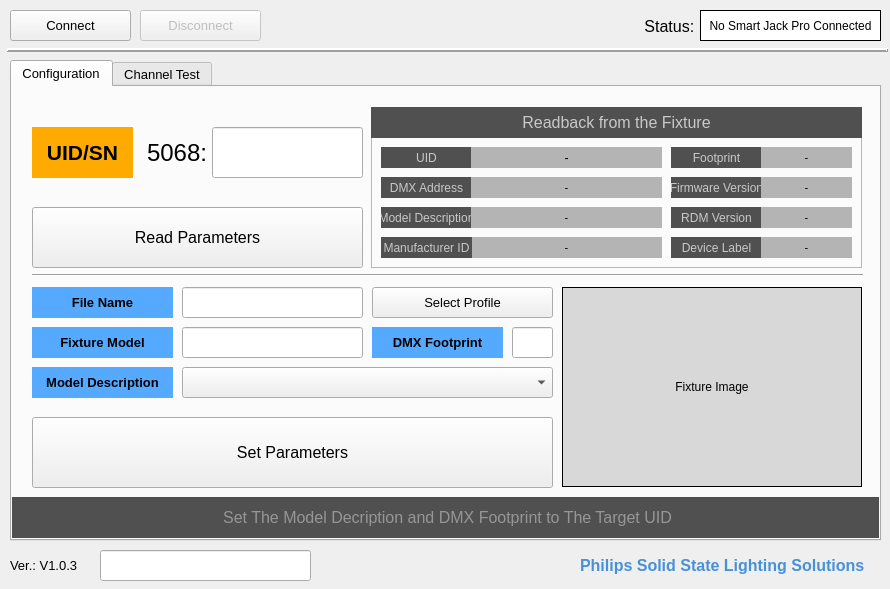
<?xml version="1.0" encoding="UTF-8"?>
<ui version="4.0">
 <class>MainWindow</class>
 <widget class="QMainWindow" name="MainWindow">
  <property name="geometry">
   <rect>
    <x>0</x>
    <y>0</y>
    <width>890</width>
    <height>589</height>
   </rect>
  </property>
  <property name="sizePolicy">
   <sizepolicy hsizetype="Fixed" vsizetype="Fixed">
    <horstretch>0</horstretch>
    <verstretch>0</verstretch>
   </sizepolicy>
  </property>
  <property name="minimumSize">
   <size>
    <width>0</width>
    <height>0</height>
   </size>
  </property>
  <property name="maximumSize">
   <size>
    <width>890</width>
    <height>589</height>
   </size>
  </property>
  <property name="windowTitle">
   <string>Vaya on Site</string>
  </property>
  <property name="windowIcon">
   <iconset>
    <normaloff>../../../../../../Pictures/CK.ico</normaloff>../../../../../../Pictures/CK.ico</iconset>
  </property>
  <property name="styleSheet">
   <string notr="true"/>
  </property>
  <widget class="QWidget" name="centralWidget">
   <widget class="QPushButton" name="ConnectDeviceButton">
    <property name="geometry">
     <rect>
      <x>10</x>
      <y>10</y>
      <width>121</width>
      <height>31</height>
     </rect>
    </property>
    <property name="font">
     <font>
      <pointsize>10</pointsize>
     </font>
    </property>
    <property name="text">
     <string>Connect</string>
    </property>
   </widget>
   <widget class="QLabel" name="label_Device_Status">
    <property name="geometry">
     <rect>
      <x>640</x>
      <y>11</y>
      <width>61</width>
      <height>31</height>
     </rect>
    </property>
    <property name="font">
     <font>
      <pointsize>12</pointsize>
     </font>
    </property>
    <property name="frameShape">
     <enum>QFrame::NoFrame</enum>
    </property>
    <property name="text">
     <string> Status:</string>
    </property>
   </widget>
   <widget class="QTabWidget" name="tabWidget">
    <property name="enabled">
     <bool>true</bool>
    </property>
    <property name="geometry">
     <rect>
      <x>10</x>
      <y>60</y>
      <width>871</width>
      <height>481</height>
     </rect>
    </property>
    <property name="font">
     <font>
      <pointsize>10</pointsize>
      <weight>50</weight>
      <bold>false</bold>
     </font>
    </property>
    <property name="contextMenuPolicy">
     <enum>Qt::NoContextMenu</enum>
    </property>
    <property name="currentIndex">
     <number>0</number>
    </property>
    <widget class="QWidget" name="configuration">
     <attribute name="title">
      <string>Configuration</string>
     </attribute>
     <widget class="QFrame" name="frame_2">
      <property name="enabled">
       <bool>true</bool>
      </property>
      <property name="geometry">
       <rect>
        <x>10</x>
        <y>10</y>
        <width>851</width>
        <height>401</height>
       </rect>
      </property>
      <property name="styleSheet">
       <string notr="true"/>
      </property>
      <property name="frameShape">
       <enum>QFrame::NoFrame</enum>
      </property>
      <property name="frameShadow">
       <enum>QFrame::Raised</enum>
      </property>
      <property name="lineWidth">
       <number>1</number>
      </property>
      <property name="midLineWidth">
       <number>1</number>
      </property>
      <widget class="QPushButton" name="pushButton_SelectPP">
       <property name="geometry">
        <rect>
         <x>350</x>
         <y>190</y>
         <width>181</width>
         <height>31</height>
        </rect>
       </property>
       <property name="font">
        <font>
         <pointsize>10</pointsize>
        </font>
       </property>
       <property name="text">
        <string>Select Profile</string>
       </property>
      </widget>
      <widget class="QPushButton" name="pushButton_SetPara">
       <property name="geometry">
        <rect>
         <x>10</x>
         <y>320</y>
         <width>521</width>
         <height>71</height>
        </rect>
       </property>
       <property name="font">
        <font>
         <pointsize>12</pointsize>
        </font>
       </property>
       <property name="text">
        <string>Set Parameters</string>
       </property>
      </widget>
      <widget class="QPushButton" name="pushButton_GetPara">
       <property name="geometry">
        <rect>
         <x>10</x>
         <y>110</y>
         <width>331</width>
         <height>61</height>
        </rect>
       </property>
       <property name="font">
        <font>
         <pointsize>12</pointsize>
        </font>
       </property>
       <property name="text">
        <string>Read Parameters</string>
       </property>
      </widget>
      <widget class="QComboBox" name="comboBox_ModelList">
       <property name="geometry">
        <rect>
         <x>160</x>
         <y>270</y>
         <width>371</width>
         <height>31</height>
        </rect>
       </property>
      </widget>
      <widget class="QLabel" name="label_19">
       <property name="geometry">
        <rect>
         <x>10</x>
         <y>270</y>
         <width>141</width>
         <height>31</height>
        </rect>
       </property>
       <property name="font">
        <font>
         <family>Arial</family>
         <pointsize>10</pointsize>
         <weight>75</weight>
         <bold>true</bold>
        </font>
       </property>
       <property name="styleSheet">
        <string notr="true">background-color: rgb(85, 170, 255);</string>
       </property>
       <property name="text">
        <string>Model Description</string>
       </property>
       <property name="alignment">
        <set>Qt::AlignCenter</set>
       </property>
      </widget>
      <widget class="QLabel" name="label_20">
       <property name="geometry">
        <rect>
         <x>350</x>
         <y>230</y>
         <width>131</width>
         <height>31</height>
        </rect>
       </property>
       <property name="font">
        <font>
         <family>Arial</family>
         <pointsize>10</pointsize>
         <weight>75</weight>
         <bold>true</bold>
        </font>
       </property>
       <property name="styleSheet">
        <string notr="true">background-color: rgb(85, 170, 255);</string>
       </property>
       <property name="text">
        <string>DMX Footprint</string>
       </property>
       <property name="alignment">
        <set>Qt::AlignCenter</set>
       </property>
      </widget>
      <widget class="QLineEdit" name="lineEdit_foot">
       <property name="enabled">
        <bool>true</bool>
       </property>
       <property name="geometry">
        <rect>
         <x>490</x>
         <y>230</y>
         <width>41</width>
         <height>31</height>
        </rect>
       </property>
       <property name="text">
        <string/>
       </property>
       <property name="alignment">
        <set>Qt::AlignCenter</set>
       </property>
       <property name="readOnly">
        <bool>true</bool>
       </property>
      </widget>
      <widget class="QLabel" name="label_22">
       <property name="geometry">
        <rect>
         <x>10</x>
         <y>230</y>
         <width>141</width>
         <height>31</height>
        </rect>
       </property>
       <property name="font">
        <font>
         <family>Arial</family>
         <pointsize>10</pointsize>
         <weight>75</weight>
         <bold>true</bold>
        </font>
       </property>
       <property name="styleSheet">
        <string notr="true">background-color: rgb(85, 170, 255);</string>
       </property>
       <property name="text">
        <string>Fixture Model</string>
       </property>
       <property name="alignment">
        <set>Qt::AlignCenter</set>
       </property>
      </widget>
      <widget class="QLineEdit" name="lineEdit_FixtureModel">
       <property name="enabled">
        <bool>true</bool>
       </property>
       <property name="geometry">
        <rect>
         <x>160</x>
         <y>230</y>
         <width>181</width>
         <height>31</height>
        </rect>
       </property>
       <property name="font">
        <font>
         <pointsize>10</pointsize>
        </font>
       </property>
       <property name="text">
        <string/>
       </property>
       <property name="readOnly">
        <bool>true</bool>
       </property>
      </widget>
      <widget class="QLabel" name="Config_PP">
       <property name="geometry">
        <rect>
         <x>540</x>
         <y>190</y>
         <width>300</width>
         <height>200</height>
        </rect>
       </property>
       <property name="styleSheet">
        <string notr="true">background-color: rgb(216, 216, 216);</string>
       </property>
       <property name="frameShape">
        <enum>QFrame::Box</enum>
       </property>
       <property name="text">
        <string>Fixture Image</string>
       </property>
       <property name="alignment">
        <set>Qt::AlignCenter</set>
       </property>
      </widget>
      <widget class="QLabel" name="label_37">
       <property name="geometry">
        <rect>
         <x>10</x>
         <y>30</y>
         <width>101</width>
         <height>51</height>
        </rect>
       </property>
       <property name="font">
        <font>
         <family>Arial</family>
         <pointsize>16</pointsize>
         <weight>75</weight>
         <bold>true</bold>
        </font>
       </property>
       <property name="styleSheet">
        <string notr="true">background-color: rgb(255, 170, 0);</string>
       </property>
       <property name="text">
        <string>UID/SN</string>
       </property>
       <property name="alignment">
        <set>Qt::AlignCenter</set>
       </property>
      </widget>
      <widget class="QLineEdit" name="lineEdit_ProgramUID">
       <property name="geometry">
        <rect>
         <x>190</x>
         <y>30</y>
         <width>151</width>
         <height>51</height>
        </rect>
       </property>
       <property name="font">
        <font>
         <pointsize>18</pointsize>
        </font>
       </property>
      </widget>
      <widget class="QLineEdit" name="lineEdit_PPname">
       <property name="geometry">
        <rect>
         <x>160</x>
         <y>190</y>
         <width>181</width>
         <height>31</height>
        </rect>
       </property>
       <property name="readOnly">
        <bool>true</bool>
       </property>
      </widget>
      <widget class="QLabel" name="label_27">
       <property name="geometry">
        <rect>
         <x>10</x>
         <y>190</y>
         <width>141</width>
         <height>31</height>
        </rect>
       </property>
       <property name="font">
        <font>
         <family>Arial</family>
         <pointsize>10</pointsize>
         <weight>75</weight>
         <bold>true</bold>
        </font>
       </property>
       <property name="styleSheet">
        <string notr="true">background-color: rgb(85, 170, 255);</string>
       </property>
       <property name="text">
        <string>File Name</string>
       </property>
       <property name="alignment">
        <set>Qt::AlignCenter</set>
       </property>
      </widget>
      <widget class="QLabel" name="label_5068">
       <property name="geometry">
        <rect>
         <x>125</x>
         <y>30</y>
         <width>61</width>
         <height>51</height>
        </rect>
       </property>
       <property name="font">
        <font>
         <pointsize>18</pointsize>
        </font>
       </property>
       <property name="text">
        <string>5068:</string>
       </property>
      </widget>
      <widget class="Line" name="line_2">
       <property name="geometry">
        <rect>
         <x>10</x>
         <y>170</y>
         <width>831</width>
         <height>16</height>
        </rect>
       </property>
       <property name="orientation">
        <enum>Qt::Horizontal</enum>
       </property>
      </widget>
      <widget class="QFrame" name="frame">
       <property name="geometry">
        <rect>
         <x>349</x>
         <y>10</y>
         <width>491</width>
         <height>161</height>
        </rect>
       </property>
       <property name="frameShape">
        <enum>QFrame::StyledPanel</enum>
       </property>
       <property name="frameShadow">
        <enum>QFrame::Plain</enum>
       </property>
       <widget class="QLabel" name="label">
        <property name="geometry">
         <rect>
          <x>10</x>
          <y>40</y>
          <width>91</width>
          <height>21</height>
         </rect>
        </property>
        <property name="styleSheet">
         <string notr="true">background-color: rgb(80, 80, 80);
color: rgb(200, 200, 200);</string>
        </property>
        <property name="text">
         <string>UID</string>
        </property>
        <property name="alignment">
         <set>Qt::AlignCenter</set>
        </property>
       </widget>
       <widget class="QLabel" name="label_2">
        <property name="geometry">
         <rect>
          <x>10</x>
          <y>70</y>
          <width>91</width>
          <height>21</height>
         </rect>
        </property>
        <property name="styleSheet">
         <string notr="true">background-color: rgb(80, 80, 80);
color: rgb(200, 200, 200);</string>
        </property>
        <property name="text">
         <string>DMX Address</string>
        </property>
        <property name="alignment">
         <set>Qt::AlignCenter</set>
        </property>
       </widget>
       <widget class="QLabel" name="label_4">
        <property name="geometry">
         <rect>
          <x>10</x>
          <y>100</y>
          <width>91</width>
          <height>21</height>
         </rect>
        </property>
        <property name="styleSheet">
         <string notr="true">background-color: rgb(80, 80, 80);
color: rgb(200, 200, 200);</string>
        </property>
        <property name="text">
         <string>Model Description</string>
        </property>
        <property name="alignment">
         <set>Qt::AlignCenter</set>
        </property>
       </widget>
       <widget class="QLabel" name="label_5">
        <property name="geometry">
         <rect>
          <x>300</x>
          <y>100</y>
          <width>91</width>
          <height>21</height>
         </rect>
        </property>
        <property name="styleSheet">
         <string notr="true">background-color: rgb(80, 80, 80);
color: rgb(200, 200, 200);</string>
        </property>
        <property name="text">
         <string>RDM Version</string>
        </property>
        <property name="alignment">
         <set>Qt::AlignCenter</set>
        </property>
       </widget>
       <widget class="QLabel" name="label_6">
        <property name="geometry">
         <rect>
          <x>300</x>
          <y>40</y>
          <width>91</width>
          <height>21</height>
         </rect>
        </property>
        <property name="styleSheet">
         <string notr="true">background-color: rgb(80, 80, 80);
color: rgb(200, 200, 200);</string>
        </property>
        <property name="text">
         <string>Footprint</string>
        </property>
        <property name="alignment">
         <set>Qt::AlignCenter</set>
        </property>
       </widget>
       <widget class="QLabel" name="label_7">
        <property name="geometry">
         <rect>
          <x>300</x>
          <y>70</y>
          <width>91</width>
          <height>21</height>
         </rect>
        </property>
        <property name="styleSheet">
         <string notr="true">background-color: rgb(80, 80, 80);
color: rgb(200, 200, 200);</string>
        </property>
        <property name="text">
         <string>Firmware Version</string>
        </property>
        <property name="alignment">
         <set>Qt::AlignCenter</set>
        </property>
       </widget>
       <widget class="QLabel" name="label_9">
        <property name="geometry">
         <rect>
          <x>300</x>
          <y>130</y>
          <width>91</width>
          <height>21</height>
         </rect>
        </property>
        <property name="styleSheet">
         <string notr="true">background-color: rgb(80, 80, 80);
color: rgb(200, 200, 200);</string>
        </property>
        <property name="text">
         <string>Device Label</string>
        </property>
        <property name="alignment">
         <set>Qt::AlignCenter</set>
        </property>
       </widget>
       <widget class="QLabel" name="Readback_UID">
        <property name="geometry">
         <rect>
          <x>100</x>
          <y>40</y>
          <width>191</width>
          <height>21</height>
         </rect>
        </property>
        <property name="styleSheet">
         <string notr="true">background-color: rgb(180, 180, 180);
</string>
        </property>
        <property name="text">
         <string>-</string>
        </property>
        <property name="alignment">
         <set>Qt::AlignCenter</set>
        </property>
       </widget>
       <widget class="QLabel" name="Readback_DMX">
        <property name="geometry">
         <rect>
          <x>100</x>
          <y>70</y>
          <width>191</width>
          <height>21</height>
         </rect>
        </property>
        <property name="font">
         <font>
          <pointsize>8</pointsize>
         </font>
        </property>
        <property name="styleSheet">
         <string notr="true">background-color: rgb(180, 180, 180);
</string>
        </property>
        <property name="text">
         <string>-</string>
        </property>
        <property name="alignment">
         <set>Qt::AlignCenter</set>
        </property>
       </widget>
       <widget class="QLabel" name="Readback_Model">
        <property name="geometry">
         <rect>
          <x>100</x>
          <y>100</y>
          <width>191</width>
          <height>21</height>
         </rect>
        </property>
        <property name="font">
         <font>
          <pointsize>8</pointsize>
         </font>
        </property>
        <property name="styleSheet">
         <string notr="true">background-color: rgb(180, 180, 180);
</string>
        </property>
        <property name="text">
         <string>-</string>
        </property>
        <property name="alignment">
         <set>Qt::AlignCenter</set>
        </property>
       </widget>
       <widget class="QLabel" name="Readback_MID">
        <property name="geometry">
         <rect>
          <x>100</x>
          <y>130</y>
          <width>191</width>
          <height>21</height>
         </rect>
        </property>
        <property name="font">
         <font>
          <pointsize>8</pointsize>
         </font>
        </property>
        <property name="styleSheet">
         <string notr="true">background-color: rgb(180, 180, 180);
</string>
        </property>
        <property name="text">
         <string>-</string>
        </property>
        <property name="alignment">
         <set>Qt::AlignCenter</set>
        </property>
       </widget>
       <widget class="QLabel" name="Readback_Footprint">
        <property name="geometry">
         <rect>
          <x>390</x>
          <y>40</y>
          <width>91</width>
          <height>21</height>
         </rect>
        </property>
        <property name="font">
         <font>
          <pointsize>8</pointsize>
         </font>
        </property>
        <property name="styleSheet">
         <string notr="true">background-color: rgb(180, 180, 180);
</string>
        </property>
        <property name="text">
         <string>-</string>
        </property>
        <property name="alignment">
         <set>Qt::AlignCenter</set>
        </property>
       </widget>
       <widget class="QLabel" name="Readback_FWversion">
        <property name="geometry">
         <rect>
          <x>390</x>
          <y>70</y>
          <width>91</width>
          <height>21</height>
         </rect>
        </property>
        <property name="font">
         <font>
          <pointsize>8</pointsize>
         </font>
        </property>
        <property name="styleSheet">
         <string notr="true">background-color: rgb(180, 180, 180);
</string>
        </property>
        <property name="text">
         <string>-</string>
        </property>
        <property name="alignment">
         <set>Qt::AlignCenter</set>
        </property>
       </widget>
       <widget class="QLabel" name="Readback_RDMversion">
        <property name="geometry">
         <rect>
          <x>390</x>
          <y>100</y>
          <width>91</width>
          <height>21</height>
         </rect>
        </property>
        <property name="font">
         <font>
          <pointsize>8</pointsize>
         </font>
        </property>
        <property name="styleSheet">
         <string notr="true">background-color: rgb(180, 180, 180);
</string>
        </property>
        <property name="text">
         <string>-</string>
        </property>
        <property name="alignment">
         <set>Qt::AlignCenter</set>
        </property>
       </widget>
       <widget class="QLabel" name="Readback_Device">
        <property name="geometry">
         <rect>
          <x>390</x>
          <y>130</y>
          <width>91</width>
          <height>21</height>
         </rect>
        </property>
        <property name="font">
         <font>
          <pointsize>8</pointsize>
         </font>
        </property>
        <property name="styleSheet">
         <string notr="true">background-color: rgb(180, 180, 180);
</string>
        </property>
        <property name="text">
         <string>-</string>
        </property>
        <property name="alignment">
         <set>Qt::AlignCenter</set>
        </property>
       </widget>
       <widget class="QLabel" name="label_17">
        <property name="geometry">
         <rect>
          <x>0</x>
          <y>0</y>
          <width>491</width>
          <height>31</height>
         </rect>
        </property>
        <property name="font">
         <font>
          <pointsize>12</pointsize>
         </font>
        </property>
        <property name="styleSheet">
         <string notr="true">background-color: rgb(80, 80, 80);
color: rgb(200, 200, 200);</string>
        </property>
        <property name="text">
         <string>Readback from the Fixture</string>
        </property>
        <property name="alignment">
         <set>Qt::AlignCenter</set>
        </property>
       </widget>
       <widget class="QLabel" name="label_8">
        <property name="geometry">
         <rect>
          <x>10</x>
          <y>130</y>
          <width>91</width>
          <height>21</height>
         </rect>
        </property>
        <property name="styleSheet">
         <string notr="true">background-color: rgb(80, 80, 80);
color: rgb(200, 200, 200);</string>
        </property>
        <property name="text">
         <string>Manufacturer ID</string>
        </property>
        <property name="alignment">
         <set>Qt::AlignCenter</set>
        </property>
       </widget>
      </widget>
     </widget>
     <widget class="QLabel" name="label_18">
      <property name="geometry">
       <rect>
        <x>0</x>
        <y>410</y>
        <width>871</width>
        <height>41</height>
       </rect>
      </property>
      <property name="font">
       <font>
        <pointsize>12</pointsize>
       </font>
      </property>
      <property name="styleSheet">
       <string notr="true">background-color: rgb(80, 80, 80);
color: rgb(150, 150, 150);</string>
      </property>
      <property name="text">
       <string>Set The Model Decription and DMX Footprint to The Target UID</string>
      </property>
      <property name="alignment">
       <set>Qt::AlignCenter</set>
      </property>
     </widget>
    </widget>
    <widget class="QWidget" name="channeltest">
     <attribute name="title">
      <string>Channel Test</string>
     </attribute>
     <widget class="QLabel" name="label_35">
      <property name="geometry">
       <rect>
        <x>20</x>
        <y>220</y>
        <width>46</width>
        <height>21</height>
       </rect>
      </property>
      <property name="font">
       <font>
        <pointsize>10</pointsize>
       </font>
      </property>
      <property name="text">
       <string>Value</string>
      </property>
     </widget>
     <widget class="QSlider" name="horizontalSlider_value">
      <property name="geometry">
       <rect>
        <x>70</x>
        <y>220</y>
        <width>160</width>
        <height>21</height>
       </rect>
      </property>
      <property name="maximum">
       <number>255</number>
      </property>
      <property name="value">
       <number>255</number>
      </property>
      <property name="orientation">
       <enum>Qt::Horizontal</enum>
      </property>
     </widget>
     <widget class="QPushButton" name="pushButton_testchannelAllOn">
      <property name="geometry">
       <rect>
        <x>644</x>
        <y>210</y>
        <width>131</width>
        <height>31</height>
       </rect>
      </property>
      <property name="cursor">
       <cursorShape>PointingHandCursor</cursorShape>
      </property>
      <property name="text">
       <string>ALL ON</string>
      </property>
      <property name="default">
       <bool>false</bool>
      </property>
      <property name="flat">
       <bool>false</bool>
      </property>
     </widget>
     <widget class="QTableWidget" name="tableWidget_channeltest">
      <property name="enabled">
       <bool>true</bool>
      </property>
      <property name="geometry">
       <rect>
        <x>10</x>
        <y>20</y>
        <width>782</width>
        <height>181</height>
       </rect>
      </property>
      <property name="cursor" stdset="0">
       <cursorShape>PointingHandCursor</cursorShape>
      </property>
      <property name="styleSheet">
       <string notr="true"/>
      </property>
      <property name="frameShape">
       <enum>QFrame::NoFrame</enum>
      </property>
      <property name="lineWidth">
       <number>1</number>
      </property>
      <property name="horizontalScrollBarPolicy">
       <enum>Qt::ScrollBarAlwaysOff</enum>
      </property>
      <property name="editTriggers">
       <set>QAbstractItemView::NoEditTriggers</set>
      </property>
      <property name="dragDropOverwriteMode">
       <bool>false</bool>
      </property>
      <property name="textElideMode">
       <enum>Qt::ElideMiddle</enum>
      </property>
      <property name="showGrid">
       <bool>true</bool>
      </property>
      <property name="gridStyle">
       <enum>Qt::SolidLine</enum>
      </property>
      <property name="sortingEnabled">
       <bool>false</bool>
      </property>
      <property name="rowCount">
       <number>32</number>
      </property>
      <property name="columnCount">
       <number>16</number>
      </property>
      <attribute name="horizontalHeaderVisible">
       <bool>false</bool>
      </attribute>
      <attribute name="horizontalHeaderDefaultSectionSize">
       <number>47</number>
      </attribute>
      <attribute name="horizontalHeaderHighlightSections">
       <bool>true</bool>
      </attribute>
      <attribute name="horizontalHeaderMinimumSectionSize">
       <number>20</number>
      </attribute>
      <attribute name="horizontalHeaderShowSortIndicator" stdset="0">
       <bool>false</bool>
      </attribute>
      <attribute name="verticalHeaderVisible">
       <bool>false</bool>
      </attribute>
      <row>
       <property name="text">
        <string>1</string>
       </property>
      </row>
      <row>
       <property name="text">
        <string>2</string>
       </property>
      </row>
      <row>
       <property name="text">
        <string>3</string>
       </property>
      </row>
      <row>
       <property name="text">
        <string>4</string>
       </property>
      </row>
      <row>
       <property name="text">
        <string>5</string>
       </property>
      </row>
      <row>
       <property name="text">
        <string>6</string>
       </property>
      </row>
      <row>
       <property name="text">
        <string>7</string>
       </property>
      </row>
      <row>
       <property name="text">
        <string>8</string>
       </property>
      </row>
      <row>
       <property name="text">
        <string>10</string>
       </property>
      </row>
      <row>
       <property name="text">
        <string>12</string>
       </property>
      </row>
      <row>
       <property name="text">
        <string>13</string>
       </property>
      </row>
      <row>
       <property name="text">
        <string>14</string>
       </property>
      </row>
      <row>
       <property name="text">
        <string>15</string>
       </property>
      </row>
      <row>
       <property name="text">
        <string>16</string>
       </property>
      </row>
      <row>
       <property name="text">
        <string>17</string>
       </property>
      </row>
      <row>
       <property name="text">
        <string>18</string>
       </property>
      </row>
      <row>
       <property name="text">
        <string>20</string>
       </property>
      </row>
      <row/>
      <row/>
      <row/>
      <row/>
      <row/>
      <row/>
      <row/>
      <row/>
      <row/>
      <row/>
      <row/>
      <row/>
      <row/>
      <row/>
      <row/>
      <column>
       <property name="text">
        <string>1</string>
       </property>
       <property name="textAlignment">
        <set>AlignLeft|AlignVCenter</set>
       </property>
      </column>
      <column>
       <property name="text">
        <string>2</string>
       </property>
      </column>
      <column>
       <property name="text">
        <string>3</string>
       </property>
      </column>
      <column>
       <property name="text">
        <string>4</string>
       </property>
      </column>
      <column>
       <property name="text">
        <string>5</string>
       </property>
      </column>
      <column>
       <property name="text">
        <string>6</string>
       </property>
      </column>
      <column>
       <property name="text">
        <string>7</string>
       </property>
      </column>
      <column>
       <property name="text">
        <string>8</string>
       </property>
      </column>
      <column>
       <property name="text">
        <string>9</string>
       </property>
      </column>
      <column>
       <property name="text">
        <string>10</string>
       </property>
      </column>
      <column>
       <property name="text">
        <string>11</string>
       </property>
      </column>
      <column>
       <property name="text">
        <string>12</string>
       </property>
      </column>
      <column>
       <property name="text">
        <string>13</string>
       </property>
      </column>
      <column>
       <property name="text">
        <string>14</string>
       </property>
      </column>
      <column>
       <property name="text">
        <string>16</string>
       </property>
      </column>
      <column/>
      <item row="0" column="0">
       <property name="text">
        <string>1</string>
       </property>
       <property name="font">
        <font>
         <kerning>false</kerning>
        </font>
       </property>
       <property name="textAlignment">
        <set>AlignLeft|AlignVCenter</set>
       </property>
       <property name="flags">
        <set>ItemIsSelectable|ItemIsUserCheckable|ItemIsEnabled</set>
       </property>
      </item>
      <item row="0" column="1">
       <property name="text">
        <string>2</string>
       </property>
      </item>
      <item row="0" column="2">
       <property name="text">
        <string>3</string>
       </property>
      </item>
      <item row="0" column="3">
       <property name="text">
        <string>4</string>
       </property>
      </item>
      <item row="0" column="4">
       <property name="text">
        <string>5</string>
       </property>
      </item>
      <item row="0" column="5">
       <property name="text">
        <string>6</string>
       </property>
      </item>
      <item row="0" column="6">
       <property name="text">
        <string>7</string>
       </property>
      </item>
      <item row="0" column="7">
       <property name="text">
        <string>8</string>
       </property>
      </item>
      <item row="0" column="8">
       <property name="text">
        <string>9</string>
       </property>
       <property name="flags">
        <set>ItemIsSelectable|ItemIsEnabled</set>
       </property>
      </item>
      <item row="0" column="9">
       <property name="text">
        <string>10</string>
       </property>
      </item>
      <item row="0" column="10">
       <property name="text">
        <string>11</string>
       </property>
      </item>
      <item row="0" column="11">
       <property name="text">
        <string>12</string>
       </property>
      </item>
      <item row="0" column="12">
       <property name="text">
        <string>13</string>
       </property>
      </item>
      <item row="0" column="13">
       <property name="text">
        <string>14</string>
       </property>
      </item>
      <item row="0" column="14">
       <property name="text">
        <string>15</string>
       </property>
      </item>
      <item row="0" column="15">
       <property name="text">
        <string>16</string>
       </property>
      </item>
      <item row="1" column="0">
       <property name="text">
        <string/>
       </property>
      </item>
      <item row="1" column="1">
       <property name="text">
        <string/>
       </property>
      </item>
      <item row="1" column="2">
       <property name="text">
        <string/>
       </property>
      </item>
      <item row="1" column="3">
       <property name="text">
        <string/>
       </property>
      </item>
      <item row="31" column="14">
       <property name="text">
        <string>512</string>
       </property>
      </item>
     </widget>
     <widget class="QSpinBox" name="spinBox_2">
      <property name="enabled">
       <bool>false</bool>
      </property>
      <property name="geometry">
       <rect>
        <x>240</x>
        <y>220</y>
        <width>42</width>
        <height>22</height>
       </rect>
      </property>
      <property name="maximum">
       <number>255</number>
      </property>
      <property name="value">
       <number>255</number>
      </property>
     </widget>
     <widget class="QPushButton" name="pushButton_testchannelAllOff">
      <property name="geometry">
       <rect>
        <x>500</x>
        <y>210</y>
        <width>131</width>
        <height>31</height>
       </rect>
      </property>
      <property name="cursor">
       <cursorShape>PointingHandCursor</cursorShape>
      </property>
      <property name="text">
       <string>ALL OFF</string>
      </property>
      <property name="autoDefault">
       <bool>false</bool>
      </property>
      <property name="default">
       <bool>false</bool>
      </property>
      <property name="flat">
       <bool>false</bool>
      </property>
     </widget>
    </widget>
   </widget>
   <widget class="QPushButton" name="DisconnectDeviceButton">
    <property name="enabled">
     <bool>false</bool>
    </property>
    <property name="geometry">
     <rect>
      <x>140</x>
      <y>10</y>
      <width>121</width>
      <height>31</height>
     </rect>
    </property>
    <property name="font">
     <font>
      <pointsize>10</pointsize>
     </font>
    </property>
    <property name="text">
     <string>Disconnect</string>
    </property>
   </widget>
   <widget class="QLabel" name="label_Device_Status_2">
    <property name="geometry">
     <rect>
      <x>700</x>
      <y>10</y>
      <width>181</width>
      <height>31</height>
     </rect>
    </property>
    <property name="font">
     <font>
      <pointsize>9</pointsize>
     </font>
    </property>
    <property name="styleSheet">
     <string notr="true">background-color: rgb(255, 255, 255);</string>
    </property>
    <property name="frameShape">
     <enum>QFrame::Box</enum>
    </property>
    <property name="text">
     <string>No Smart Jack Pro Connected</string>
    </property>
    <property name="alignment">
     <set>Qt::AlignCenter</set>
    </property>
   </widget>
   <widget class="Line" name="line">
    <property name="geometry">
     <rect>
      <x>7</x>
      <y>40</y>
      <width>881</width>
      <height>20</height>
     </rect>
    </property>
    <property name="frameShadow">
     <enum>QFrame::Raised</enum>
    </property>
    <property name="lineWidth">
     <number>2</number>
    </property>
    <property name="orientation">
     <enum>Qt::Horizontal</enum>
    </property>
   </widget>
   <widget class="QLabel" name="label_34">
    <property name="geometry">
     <rect>
      <x>580</x>
      <y>550</y>
      <width>301</width>
      <height>31</height>
     </rect>
    </property>
    <property name="font">
     <font>
      <pointsize>12</pointsize>
      <weight>75</weight>
      <bold>true</bold>
     </font>
    </property>
    <property name="text">
     <string>&lt;html&gt;&lt;head/&gt;&lt;body&gt;&lt;p&gt;&lt;span style=&quot; color:#4891d9;&quot;&gt;Philips Solid State Lighting Solutions&lt;/span&gt;&lt;/p&gt;&lt;/body&gt;&lt;/html&gt;</string>
    </property>
   </widget>
   <widget class="QFrame" name="frame_7">
    <property name="geometry">
     <rect>
      <x>540</x>
      <y>550</y>
      <width>31</width>
      <height>31</height>
     </rect>
    </property>
    <property name="styleSheet">
     <string notr="true">image: url(:/logo/CK.ico);</string>
    </property>
    <property name="frameShape">
     <enum>QFrame::NoFrame</enum>
    </property>
    <property name="frameShadow">
     <enum>QFrame::Raised</enum>
    </property>
   </widget>
   <widget class="QLabel" name="label_SJP">
    <property name="geometry">
     <rect>
      <x>600</x>
      <y>10</y>
      <width>31</width>
      <height>31</height>
     </rect>
    </property>
    <property name="text">
     <string/>
    </property>
   </widget>
   <widget class="QLabel" name="label_version">
    <property name="geometry">
     <rect>
      <x>10</x>
      <y>550</y>
      <width>81</width>
      <height>31</height>
     </rect>
    </property>
    <property name="font">
     <font>
      <pointsize>10</pointsize>
     </font>
    </property>
    <property name="text">
     <string>Ver.: V1.0.3</string>
    </property>
   </widget>
   <widget class="QLineEdit" name="lineEdit_Today">
    <property name="enabled">
     <bool>true</bool>
    </property>
    <property name="geometry">
     <rect>
      <x>100</x>
      <y>550</y>
      <width>211</width>
      <height>31</height>
     </rect>
    </property>
    <property name="font">
     <font>
      <family>Lucida Sans Unicode</family>
      <pointsize>11</pointsize>
     </font>
    </property>
    <property name="text">
     <string/>
    </property>
    <property name="alignment">
     <set>Qt::AlignCenter</set>
    </property>
    <property name="readOnly">
     <bool>true</bool>
    </property>
   </widget>
  </widget>
 </widget>
 <resources>
  <include location="gamut.qrc"/>
 </resources>
 <connections/>
</ui>
